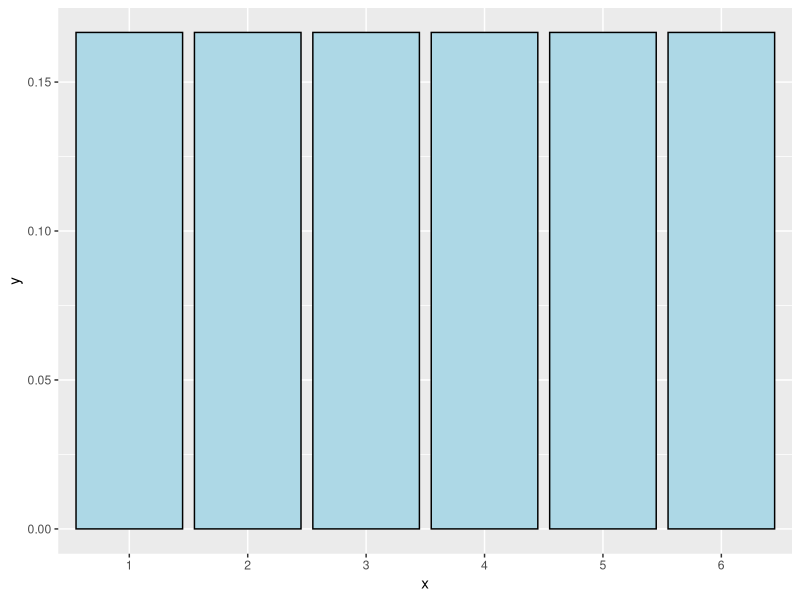
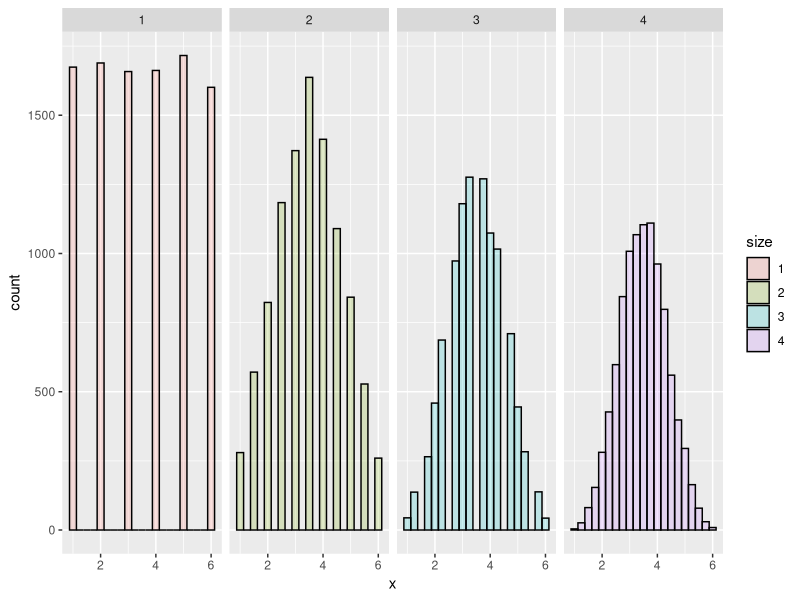

Here is the R script that generated these plots, in order:
## ---- chunk 1
knitr::opts_chunk$set(echo = TRUE)
library(ggplot2)
## ---- chunk 2
ggplot(data.frame(x = factor(1 : 6), y = rep(1/6, 6)), aes(x = x, y = y)) + geom_bar(stat = "identity", colour = 'black', fill = "lightblue")
## ---- chunk 3
nosim <- 10000
dat <- data.frame(
  x = c(sample(1 : 6, nosim, replace = TRUE),
        apply(matrix(sample(1 : 6, nosim * 2, replace = TRUE), 
                     nosim), 1, mean),
        apply(matrix(sample(1 : 6, nosim * 3, replace = TRUE), 
                     nosim), 1, mean),
        apply(matrix(sample(1 : 6, nosim * 4, replace = TRUE), 
                     nosim), 1, mean)
        ),
  size = factor(rep(1 : 4, rep(nosim, 4))))
g <- ggplot(dat, aes(x = x, fill = size)) 
g<- g + geom_histogram(alpha = .20, binwidth=.25, colour = "black") 
g + facet_grid(. ~ size)
